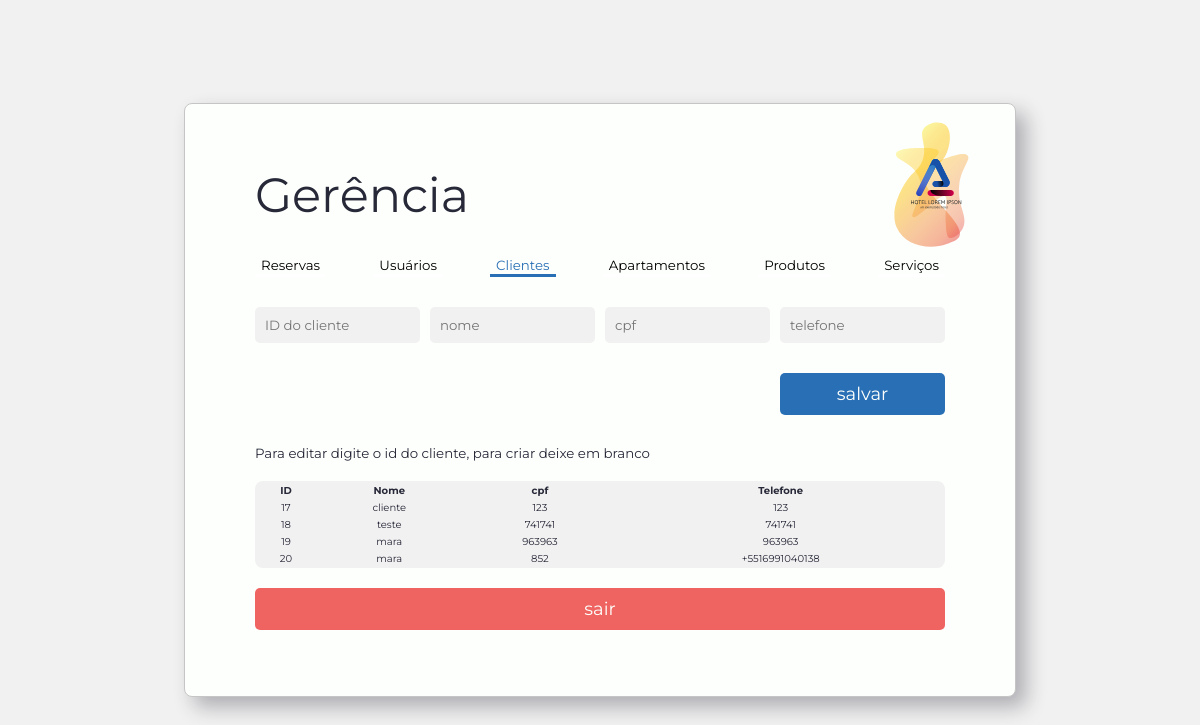
The page /gerenciaClientes.php (signed in) on the database its author committed.
### tables this page shows
CREATE TABLE `tblcliente` (
  `id` int(11) NOT NULL,
  `nome` varchar(45) NOT NULL,
  `cpf` char(11) NOT NULL,
  `telefone` varchar(15) NOT NULL
);

### gerenciaClientes.php (the view, shortened to what this page needs)
<?php
include '_servidor.php';
if (!isset($_SESSION)){
    $sair = "document.location.href='./_disconnect.php'";
    $reserva = "document.location.href='./gerenciareservas.php'";
    $usuarios = "document.location.href='./gerenciausuarios.php'";
    $clientes = "document.location.href='./gerenciaclientes.php'";
    $apartamentos = "document.location.href='./gerenciaapartamentos.php'";
    $produtos = "document.location.href='./gerenciaprodutos.php'";
    $servico = "document.location.href='./gerenciaservicos.php'";
    if($_SESSION['perfil']==3){
        try{
            $sql = "SELECT * FROM tblcliente " ;
                $res = $db->prepare($sql);
                $res->bindValue(1, '%a%');
                $res->execute();
                $pes = $res->fetchAll(PDO::FETCH_OBJ);
        }
        catch(PDOException $e) {
        echo $e->getMessage();
        }
        echo '<html lang="pt-br">
        <head>
            <link rel="stylesheet" href="style.css">
        </head>
        <body>
            <div class="conteiner">
                <form  class="form__login" action="_gerenciar_clientes.php" method="POST">
                    <h1>Gerência</h1>
                        <div class="menu">
                            <button class="menu__default" onclick="document.location.href='.$reserva.'" type="button">Reservas</button>
                            <button class="menu__default" onclick="document.location.href='.$usuarios.'" type="button">Usuários</button>
                            <button class="menu__default--active" onclick="document.location.href='.$clientes.'" type="button">Clientes</button>
                            <button class="menu__default" onclick="document.location.href='.$apartamentos.'" type="button">Apartamentos</button>
                            <button class="menu__default" onclick="document.location.href='.$produtos.'" type="button">Produtos</button>
                            <button class="menu__default" onclick="document.location.href='.$servico.'" type="button">Serviços</button>
                        </div>
                        <div class="input__gerencia">
                            <input class="input__default" placeholder="ID do cliente" type="text" name="IDcliente"/>
                            <input class="input__default" placeholder="nome" type="text" name="nome"/>
                            <input class="input__default" placeholder="cpf" type="text" name="cpf"/>
                            <input class="input__default" placeholder="telefone" type="text" name="telefone"/>
                            <div></div><div></div><div></div>
                            <button class="button__default" type="submit">salvar</button>
                        </div>
                        <small>Para editar digite o id do cliente, para criar deixe em branco</small>
                        <table >
                            <tr>
                                <th>ID</th>
                                <th>Nome</th>
                                <th>cpf</th>
                                <th>Telefone</th>
                            </tr>';
                            for ($x = 0; $x < sizeof($pes); $x++){
                                echo "<tr>";
                                    echo "<td>".$pes[$x]->id."</td>";
                                    echo "<td>".$pes[$x]->nome."</td>";
                                    echo "<td>".$pes[$x]->cpf."</td>";
                                    echo "<td>".$pes[$x]->telefone."</td>";
                                echo "</tr>";
                            }
                            echo '
                        </table>
                    <button class="button__default--warning" onclick="document.location.href='.$sair.'" type="button">sair</button>
                </form>
                <div class="logo__p">
                    <img src="./10_21/1111svg.svg" alt="logo loremipson">
                    <img class="animacao1 fundologo1" src="./10_21/fundo.svg" alt="logo loremipson">
                    <img class="animacao2 fundologo2" src="./10_21/fundo2.svg" alt="logo loremipson">
                </div>
            </div>
        </body>
        </html>';
    }else if($_SESSION['perfil']==1){
        header('Location: ./atendimento.php');
    }else if($_SESSION['perfil']==2){
        header('Location: ./reserva.php');
    }else{
        header('Location: ./index.html');
    }
}
?>

### style.css (style rules this page uses)
* { font-family: 'Montserrat', sans-serif; }
table { border:none !important;font-size: 10px;background-color: #f1f1f1;border-radius: 8px;margin: 20px 0; }
td { border:none !important; text-align: center; }
body { background-color: #f1f1f1; background-image: url("./10_21/367502-PAXLKG-681.jpg"); background-attachment: fixed; background-size: cover; color:#272838; display: flex; align-items: center; height: 100vh; font-family: 'Montserrat', sans-serif; justify-content: center; margin: inherit; }
.conteiner { background-color: #FDFFFC; border: 1px solid #c5c5c5; border-radius: 8px; display: flex; margin: 20px; width: 100%; max-width: 750px; min-height: 500px; padding: 0 40px; position: relative; box-shadow: 10px 10px 20px #27283854; }
.form__login { display: flex; flex-direction: column; width: 100%; padding: 30px; justify-content: center; }
.input__default { background-color: #f1f1f1; border: none; border-radius: 5px; padding: 10px; min-width: 70px; resize: none; margin: 10px 0; width: 100%; }
.button__default { color: #FDFFFC; background-color: #296FB5; padding: 10px; border: 0; border-radius: 5px; margin: 10px 0; font-size: 18px; cursor: pointer; width: 100%; }
h1 { font-size: 3em; font-weight: 400; }
.button__default--warning { background-color:#EF6461; color: #FDFFFC; padding: 10px; border: 0; border-radius: 5px; margin: 0px 0 20px; cursor: pointer; font-size: 18px; }
.input__gerencia { display: grid; grid-template-columns: 1fr 1fr 1fr 1fr; gap: 10px; margin: 20px 0; }
.logo__p { width: 100px; padding: 30px; position: absolute; right: 0; z-index: 10; display: flex; align-items: center; justify-content: center; }
.logo__p img { width: 100%; }
.menu__default { background: none; border:none; border-bottom: 3px solid white; cursor: pointer; }
.menu__default--active { color: #296FB5; background: none; border: none; border-bottom: 3px solid #296FB5; cursor: pointer; }
.menu { display: flex; justify-content: space-between; }

### rows shown on the page
tblcliente: id "17", nome "cliente", cpf "123", telefone "123"
tblcliente: id "18", nome "teste", cpf "741741", telefone "741741"
tblcliente: id "19", nome "mara", cpf "963963", telefone "963963"
tblcliente: id "20", nome "mara", cpf "852", telefone "+5516991040138"
